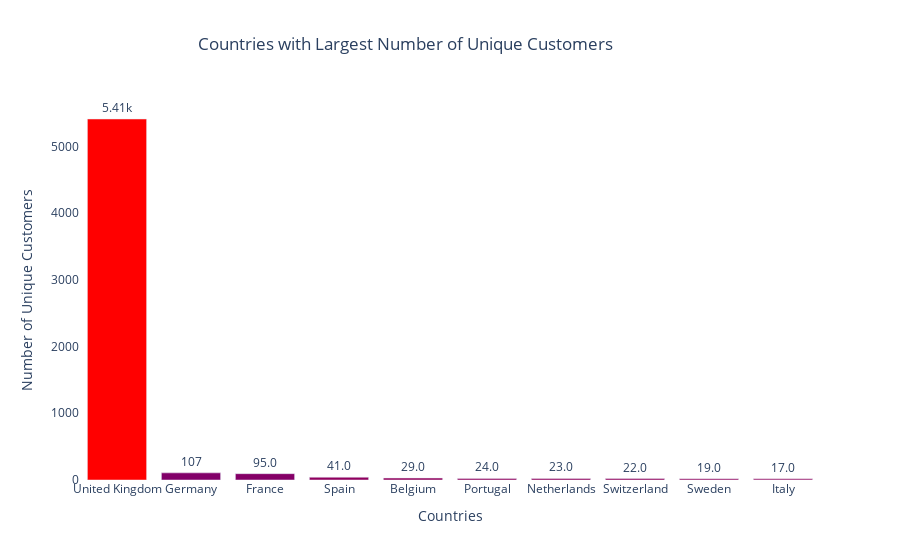

The cell this chart's notebook holds for it:
### Code cell
fig = go.Figure(data=[
    go.Bar(name='Countries with Largest Number of Unique Customers', 
           x=retail_countries_customers_desc['Country'].astype(str), 
           y=retail_countries_customers_desc['Customer Count'],
           marker_opacity=1,
           marker={'color': retail_countries_customers_desc['Customer Count'],
                   'colorscale': 'Rainbow'})
    ])

fig.update_traces(texttemplate='%{y:.3s}', textposition='outside')

fig.update_layout(title='Countries with Largest Number of Unique Customers',
                  title_x=0.45,
                  xaxis_title="Countries",
                  yaxis_title="Number of Unique Customers",
                  plot_bgcolor='white')
fig.show()

### Figure 1 — Plotly figure (JSON) as saved in the notebook; plotly's stock layout.template omitted (floating-point values rounded to 4 significant figures)
{"data": [{"marker": {"color": [5410, 107, 95, 41, 29, 24, 23, 22, 19, 17], "colorscale": [[0, "rgb(150,0,90)"], [0.125, "rgb(0,0,200)"], [0.25, "rgb(0,25,255)"], [0.375, "rgb(0,152,255)"], [0.5, "rgb(44,255,150)"], [0.625, "rgb(151,255,0)"], [0.75, "rgb(255,234,0)"], [0.875, "rgb(255,111,0)"], [1, "rgb(255,0,0)"]], "opacity": 1}, "name": "Countries with Largest Number of Unique Customers", "textposition": "outside", "texttemplate": "%{y:.3s}", "type": "bar", "x": ["United Kingdom", "Germany", "France", "Spain", "Belgium", "Portugal", "Netherlands", "Switzerland", "Sweden", "Italy"], "y": [5410, 107, 95, 41, 29, 24, 23, 22, 19, 17]}], "layout": {"plot_bgcolor": "white", "title": {"text": "Countries with Largest Number of Unique Customers", "x": 0.45}, "xaxis": {"title": {"text": "Countries"}}, "yaxis": {"title": {"text": "Number of Unique Customers"}}}}
